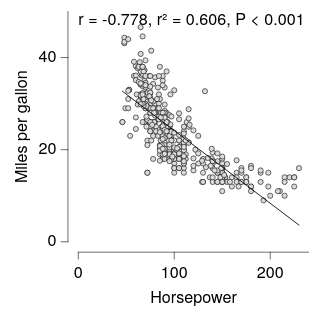

This figure's Vega-Lite source:
### Vega-Lite specification from a JSON file in a GitHub repository (floating-point values rounded to 4 significant figures; data arrays with more than 128 entries replaced by an {"elided": "..."} marker saying what was removed)
{"background": null, "config": {"arc": {"fill": "#DBDBDB", "fillOpacity": 1.0, "innerRadius": 25.0, "padAngle": 0.03, "stroke": "black", "strokeOpacity": 1, "strokeWidth": 0.25}, "area": {"fill": "#DBDBDB", "fillOpacity": 1.0, "stroke": "black", "strokeOpacity": 1, "strokeWidth": 0.25}, "axis": {"domain": true, "domainCap": "round", "domainColor": "black", "domainWidth": 0.25, "grid": false, "gridCap": "round", "gridColor": "#F1F1F1", "gridDash": [0, 0], "gridOpacity": 1.0, "gridWidth": 0.25, "labelColor": "black", "labelFont": "HelveticaNeue", "labelFontSize": 7, "labelFontStyle": "normal", "labelFontWeight": 400, "offset": 4.5, "ticks": true, "tickCap": "round", "tickColor": "black", "tickRound": false, "tickSize": 3, "tickWidth": 0.25, "titleColor": "black", "titleFont": "HelveticaNeue", "titleFontSize": 7, "titleFontStyle": "normal", "titleFontWeight": 400}, "axisX": {"domain": true, "labelAlign": "center", "labelAngle": 0, "labels": true, "ticks": true, "translate": 0}, "axisY": {"domain": true, "labelAlign": "right", "labelAngle": 0, "labels": true, "ticks": true, "translate": 0}, "axisRight": {"domain": true, "labelAlign": "left", "labelAngle": 0, "labels": true, "ticks": true, "translate": 0}, "axisTop": {"domain": true, "labelAlign": "center", "labelAngle": 0, "labels": true, "ticks": true, "translate": 0}, "axisBand": {"tickOffset": 0}, "bar": {"fill": "#DBDBDB", "fillOpacity": 1.0, "stroke": "black", "strokeOpacity": 1, "strokeWidth": 0.25}, "boxplot": {"size": 9.0, "ticks": {"cornerRadius": 0.25, "fill": "black", "size": 4.5, "thickness": 0.25}, "box": {"fillOpacity": 1.0, "stroke": "black", "strokeOpacity": 1, "strokeWidth": 0.25}, "median": {"fill": "black", "fillOpacity": 1.0, "size": 9.0, "thickness": 0.25}, "rule": {"fill": "black", "fillOpacity": 1.0, "size": 10.0, "stroke": "black", "strokeDash": [0, 0], "strokeOpacity": 1, "strokeWidth": 0.25}, "outliers": {"color": "black", "fill": "black", "fillOpacity": 1.0, "size": 0, "stroke": "black", "strokeOpacity": 1, "strokeWidth": 0.25}}, "circle": {"fill": "black", "fillOpacity": 1.0, "size": 0.5, "stroke": null, "strokeOpacity": 1, "strokeWidth": 0.25}, "errorband": {"band": {"fillOpacity": 0.6, "stroke": null, "strokeWidth": 0.25, "strokeOpacity": 1}, "borders": {"opacity": 0, "strokeOpacity": 0.25, "strokeWidth": 1}}, "errorbar": {"opacity": 1, "rule": {"strokeDash": [0, 0], "strokeWidth": 0.5}, "ticks": {"color": "black", "cornerRadius": 0.25, "opacity": 1, "size": 6.0, "thickness": 0.5}, "thickness": 0.5}, "font": "HelveticaNeue", "geoshape": {"fill": "#DBDBDB", "fillOpacity": 1.0, "stroke": "black", "strokeOpacity": 1, "strokeWidth": 0.25}, "header": {"labelColor": "black", "labelFont": "HelveticaNeue", "labelFontSize": 7, "labelFontStyle": "normal", "labelFontWeight": 400, "titleColor": "black", "titleFont": "HelveticaNeue", "titleFontSize": 7, "titleFontStyle": "normal", "titleFontWeight": 400, "titlePadding": 0}, "legend": {"disable": false, "offset": 4.5, "gradientLength": 50.0, "gradientThickness": 5.0, "gradientOpacity": 1.0, "gradientStrokeColor": "black", "gradientStrokeWidth": 0.25, "labelColor": "black", "labelFont": "HelveticaNeue", "labelFontSize": 7, "labelFontStyle": "normal", "labelFontWeight": 400, "strokeColor": "black", "strokeWidth": 0, "symbolSize": 42, "symbolStrokeColor": "black", "symbolStrokeWidth": 0.25, "titleColor": "black", "titleFont": "HelveticaNeue", "titleFontSize": 7, "titleFontStyle": "normal", "titleFontWeight": 400}, "line": {"color": "black", "stroke": "black", "strokeCap": "round", "strokeDash": [0, 0], "strokeOpacity": 1, "strokeWidth": 0.375}, "point": {"filled": true, "fill": "#DBDBDB", "fillOpacity": 1.0, "size": 5.0, "stroke": "black", "strokeOpacity": 1, "strokeWidth": 0.25}, "range": {"category": ["#C6D9F1", "#F1C9CB", "#FEF0B9", "#CEE37A", "#7AA8E0", "#E589A3", "#FDDD5D", "#68B961", "#4177B1", "#C35082", "#E5C227", "#438156"], "diverging": {"scheme": ["#C35082", "#CE6D94", "#D989A7", "#E2A4BA", "#EABFCE", "#F1DBE2", "#F6F6F6", "#D7E0EB", "#B9CBE0", "#9BB6D5", "#7DA1C9", "#5F8CBD", "#4177B1"]}, "heatmap": {"scheme": ["#DFE9F7", "#C6D9F1", "#ADC8EC", "#94B8E6", "#7AA8E0", "#6097DA", "#4D87CA", "#4177B1", "#386898", "#2F597F", "#264A69", "#1D3A58"]}, "ordinal": {"scheme": ["#F1F1F1", "#DBDBDB", "#C6C6C6", "#B2B2B2", "#9D9D9D", "#898989", "#767676", "#636363", "#515151", "#404040", "#2F2F2F", "#1F1F1F"]}, "ramp": {"scheme": ["#DFE9F7", "#C6D9F1", "#ADC8EC", "#94B8E6", "#7AA8E0", "#6097DA", "#4D87CA", "#4177B1", "#386898", "#2F597F", "#264A69", "#1D3A58"]}}, "rule": {"color": "black", "stroke": "black", "strokeCap": "round", "strokeDash": [2, 2], "strokeOpacity": 1, "strokeWidth": 0.25}, "scale": {"bandPaddingInner": 0.1, "bandPaddingOuter": 0.1, "round": false}, "rect": {"fill": "#DBDBDB", "fillOpacity": 1.0, "stroke": "black", "strokeOpacity": 1, "strokeWidth": 0.25}, "square": {"fill": "#DBDBDB", "fillOpacity": 1.0, "size": 10.0, "stroke": "black", "strokeOpacity": 1, "strokeWidth": 0.25}, "text": {"color": "black", "font": "HelveticaNeue", "fontSize": 7, "fontStyle": "normal", "fontWeight": 400}, "title": {"anchor": "middle", "frame": "group", "color": "black", "font": "HelveticaNeue", "fontSize": 7, "fontStyle": "normal", "fontWeight": 400, "subtitleColor": "black", "subtitleFont": "HelveticaNeue", "subtitleFontSize": "HelveticaNeue", "subtitleFontStyle": "normal", "subtitleFontWeight": 400}, "view": {"continuousWidth": 100, "continuousHeight": 100, "discreteWidth": 100, "discreteHeight": 100, "fill": null, "stroke": null, "strokeWidth": 0.25}}, "layer": [{"data": {"name": "data-7285c4e2e195e5a75737a34913199f5f"}, "mark": {"type": "point"}, "encoding": {"x": {"field": "Horsepower", "title": "Horsepower", "type": "quantitative"}, "y": {"field": "Miles_per_Gallon", "title": "Miles per gallon", "type": "quantitative"}}}, {"layer": [{"data": {"name": "data-df741ee6b6ba68aef8587f34d8c5cd59"}, "mark": {"type": "line"}, "encoding": {"x": {"field": "_x", "type": "quantitative"}, "y": {"field": "_y", "type": "quantitative"}}}, {"data": {"values": [{"__dysonsphere__": 1}]}, "mark": {"type": "text", "align": "left", "angle": 0, "baseline": "top", "dx": 0, "dy": 0, "fontSize": 7, "opacity": 1.0}, "encoding": {"text": {"value": "r = -0.778, r² = 0.606, P < 0.001"}, "x": {"value": 0}, "y": {"value": 0}}}], "name": "__dysonsphere_289b330e0455c514_3"}], "$schema": "https://vega.github.io/schema/vega-lite/v6.4.1.json", "datasets": {"data-7285c4e2e195e5a75737a34913199f5f": {"elided": "392 records"}, "data-df741ee6b6ba68aef8587f34d8c5cd59": [{"_x": 46.0, "_y": 32.68, "__dysonsphere__": 1}, {"_x": 230.0, "_y": 3.632, "__dysonsphere__": 1}]}}
